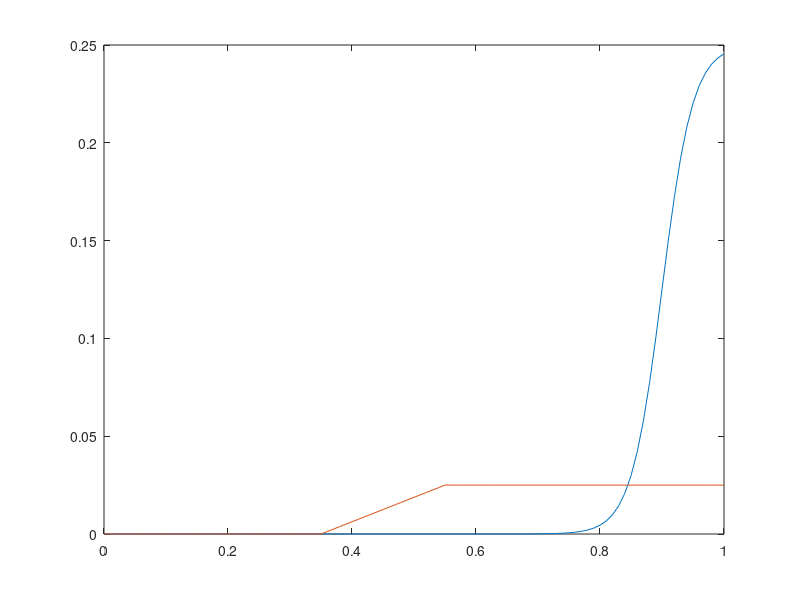

Recreate this plot in MATLAB.
w0 = 0;
w1 = 0.25;
s1 = 0.025;
t1 = 0.9;

x = 0:0.01:1;
y = w0 + (w1-w0)./(1 + exp(-(x-t1)/s1));

plot(x,y);

hold on;
y2 = 0*(x<= 0.35) + (0 + ((0.025-0)/(0.55-0.35)).*(x-0.35)).*(x>0.35).*(x<0.55) + 0.025*(x>= 0.55);
plot(x,y2);